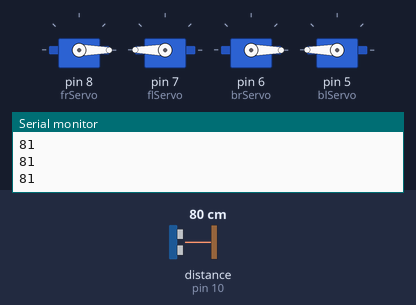
A sketch run on a simulated Arduino Uno, built with avr-gcc and run on an emulated ATmega328P. Shown: 4 × servo, the last lines printed to the serial monitor. The inputs (shaded band) are chosen by the test bench; at power-on: distance to the obstacle (sensor on pin 10) 80 cm. The echo pulse lasts 58.3 µs per cm.

Above: at 1.2 s.
1.3 s: distance to the obstacle (sensor on pin 10) set to 33 cm
2.8 s: distance to the obstacle (sensor on pin 10) set to 27 cm
At 4.1 s:
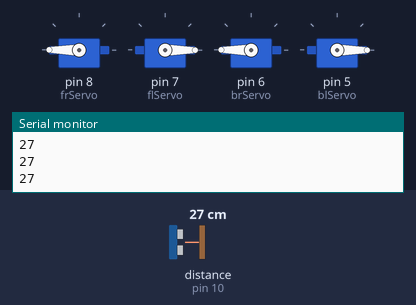
4.5 s: distance to the obstacle (sensor on pin 10) set to 35 cm
At 6.0 s:
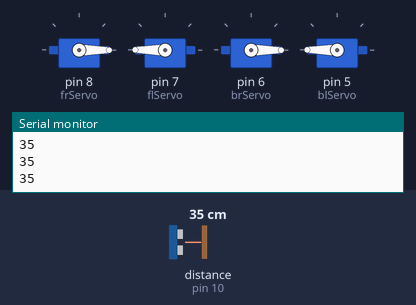
6.3 s: distance to the obstacle (sensor on pin 10) set to 2 cm
At 7.9 s:
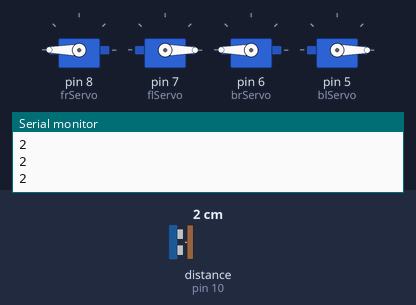
Timing chart, 0 to 9.0 s (numbered marks = the images above; inputs shaded):
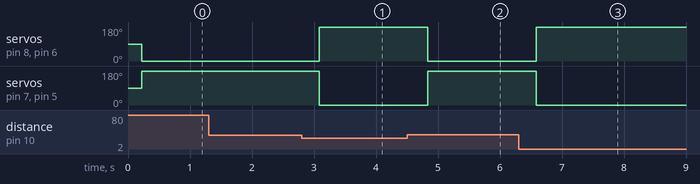

Measured:
- the behaviour switches between 31 and 30 cm on distance to the obstacle (sensor on pin 10) (found by bisection; images 0 and 1)
- after the input at 2.8 s, servo on pin 8 (frServo), servo on pin 6 (brServo): 0° → 180° after 0.28 s; servo on pin 7 (flServo), servo on pin 5 (blServo): 180° → 0° after 0.28 s
- after the input at 4.5 s, servo on pin 8 (frServo), servo on pin 6 (brServo): 180° → 0° after 0.33 s; servo on pin 7 (flServo), servo on pin 5 (blServo): 0° → 180° after 0.33 s
- after the input at 6.3 s, servo on pin 8 (frServo), servo on pin 6 (brServo): 0° → 180° after 0.28 s; servo on pin 7 (flServo), servo on pin 5 (blServo): 180° → 0° after 0.28 s

The sketch:

UltrasonicWorkshopBeta.ino
```cpp
#include <NewPing.h>
#include <Servo.h>

#define trigPin 12
#define echoPin 10
#define maxDistance 1000

Servo frServo;
Servo flServo;
Servo brServo;
Servo blServo;

NewPing sonar(trigPin, echoPin, maxDistance);

void setup(){
  Serial.begin(115200);
  frServo.attach(8);
  flServo.attach(7);
  brServo.attach(6);
  blServo.attach(5);

}

void loop(){
  delay(100);
  int distMS = sonar.ping_median(5);
  int distCM = sonar.convert_cm(distMS);
  Serial.println(distCM);
  if(distCM > 30)
  {
  frServo.write(0);
  flServo.write(180);
  brServo.write(0);
  blServo.write(180);
  }
  else
  {
  frServo.write(180);
  flServo.write(0);
  brServo.write(180);
  blServo.write(0);
  }


}
```
